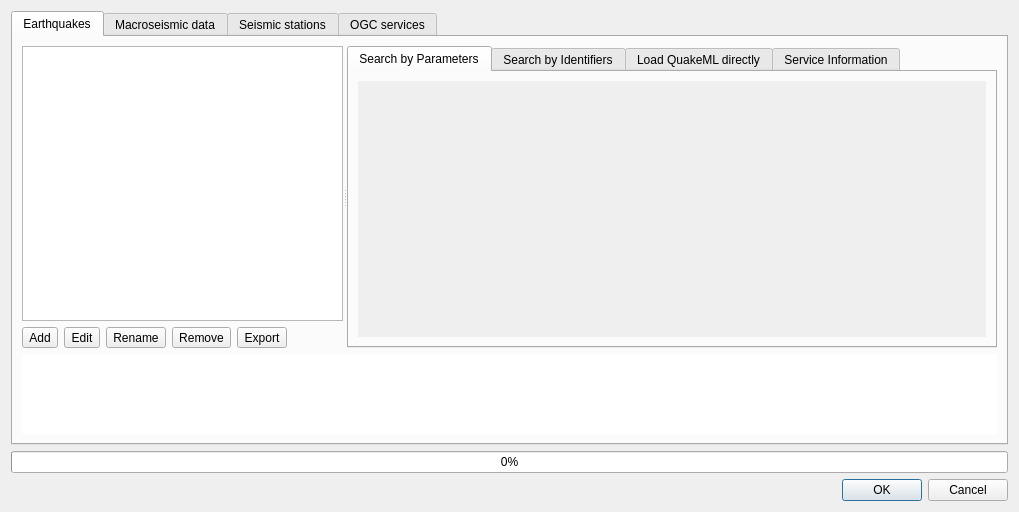
<?xml version="1.0" encoding="UTF-8"?>
<ui version="4.0">
 <class>QQuakeDialogBase</class>
 <widget class="QDialog" name="QQuakeDialogBase">
  <property name="geometry">
   <rect>
    <x>0</x>
    <y>0</y>
    <width>1019</width>
    <height>512</height>
   </rect>
  </property>
  <property name="windowTitle">
   <string>QQuake</string>
  </property>
  <layout class="QVBoxLayout" name="verticalLayout">
   <item>
    <widget class="QTabWidget" name="service_tab_widget">
     <property name="tabPosition">
      <enum>QTabWidget::North</enum>
     </property>
     <property name="currentIndex">
      <number>0</number>
     </property>
     <property name="tabsClosable">
      <bool>false</bool>
     </property>
     <property name="movable">
      <bool>false</bool>
     </property>
     <widget class="QWidget" name="fdsn_event_tab">
      <attribute name="title">
       <string>Earthquakes</string>
      </attribute>
      <layout class="QGridLayout" name="gridLayout_2">
       <item row="0" column="0">
        <widget class="QSplitter" name="splitter">
         <property name="orientation">
          <enum>Qt::Horizontal</enum>
         </property>
         <property name="childrenCollapsible">
          <bool>false</bool>
         </property>
         <widget class="QWidget" name="layoutWidget">
          <layout class="QVBoxLayout" name="verticalLayout_3">
           <item>
            <widget class="QListWidget" name="fdsn_event_list">
             <property name="sizePolicy">
              <sizepolicy hsizetype="Preferred" vsizetype="Expanding">
               <horstretch>0</horstretch>
               <verstretch>0</verstretch>
              </sizepolicy>
             </property>
             <property name="minimumSize">
              <size>
               <width>90</width>
               <height>0</height>
              </size>
             </property>
             <property name="baseSize">
              <size>
               <width>90</width>
               <height>0</height>
              </size>
             </property>
            </widget>
           </item>
           <item>
            <layout class="QHBoxLayout" name="horizontalLayout">
             <item>
              <widget class="QToolButton" name="button_fdsn_new_service">
               <property name="text">
                <string>Add</string>
               </property>
               <property name="popupMode">
                <enum>QToolButton::InstantPopup</enum>
               </property>
              </widget>
             </item>
             <item>
              <widget class="QToolButton" name="button_fdsn_edit_service">
               <property name="text">
                <string>Edit</string>
               </property>
               <property name="popupMode">
                <enum>QToolButton::InstantPopup</enum>
               </property>
              </widget>
             </item>
             <item>
              <widget class="QToolButton" name="button_fdsn_rename_service">
               <property name="text">
                <string>Rename</string>
               </property>
               <property name="popupMode">
                <enum>QToolButton::InstantPopup</enum>
               </property>
              </widget>
             </item>
             <item>
              <widget class="QToolButton" name="button_fdsn_remove_service">
               <property name="text">
                <string>Remove</string>
               </property>
              </widget>
             </item>
             <item>
              <widget class="QToolButton" name="button_fdsn_export_service">
               <property name="text">
                <string>Export</string>
               </property>
               <property name="popupMode">
                <enum>QToolButton::InstantPopup</enum>
               </property>
              </widget>
             </item>
             <item>
              <spacer name="horizontalSpacer">
               <property name="orientation">
                <enum>Qt::Horizontal</enum>
               </property>
               <property name="sizeHint" stdset="0">
                <size>
                 <width>40</width>
                 <height>20</height>
                </size>
               </property>
              </spacer>
             </item>
            </layout>
           </item>
          </layout>
         </widget>
         <widget class="QWidget" name="widget" native="true">
          <property name="minimumSize">
           <size>
            <width>650</width>
            <height>0</height>
           </size>
          </property>
          <property name="baseSize">
           <size>
            <width>0</width>
            <height>0</height>
           </size>
          </property>
          <layout class="QVBoxLayout" name="verticalLayout_11">
           <property name="sizeConstraint">
            <enum>QLayout::SetDefaultConstraint</enum>
           </property>
           <property name="leftMargin">
            <number>0</number>
           </property>
           <property name="topMargin">
            <number>0</number>
           </property>
           <property name="rightMargin">
            <number>0</number>
           </property>
           <property name="bottomMargin">
            <number>0</number>
           </property>
           <item>
            <widget class="QTabWidget" name="fdsn_tab_widget">
             <property name="enabled">
              <bool>true</bool>
             </property>
             <property name="sizePolicy">
              <sizepolicy hsizetype="Preferred" vsizetype="Expanding">
               <horstretch>0</horstretch>
               <verstretch>0</verstretch>
              </sizepolicy>
             </property>
             <property name="currentIndex">
              <number>0</number>
             </property>
             <widget class="QWidget" name="tab_5">
              <attribute name="title">
               <string>Search by Parameters</string>
              </attribute>
              <layout class="QGridLayout" name="gridLayout">
               <item row="0" column="0">
                <widget class="QScrollArea" name="scrollArea">
                 <property name="frameShape">
                  <enum>QFrame::NoFrame</enum>
                 </property>
                 <property name="frameShadow">
                  <enum>QFrame::Plain</enum>
                 </property>
                 <property name="widgetResizable">
                  <bool>true</bool>
                 </property>
                 <widget class="QWidget" name="widget_2">
                  <property name="geometry">
                   <rect>
                    <x>0</x>
                    <y>0</y>
                    <width>628</width>
                    <height>240</height>
                   </rect>
                  </property>
                  <property name="autoFillBackground">
                   <bool>true</bool>
                  </property>
                  <layout class="QVBoxLayout" name="verticalLayout_12">
                   <item>
                    <widget class="QWidget" name="fsdn_event_filter_container" native="true"/>
                   </item>
                  </layout>
                 </widget>
                </widget>
               </item>
              </layout>
             </widget>
             <widget class="QWidget" name="tab_11">
              <attribute name="title">
               <string>Search by Identifiers</string>
              </attribute>
              <layout class="QVBoxLayout" name="verticalLayout_10">
               <item>
                <widget class="QWidget" name="fsdn_by_id_container" native="true"/>
               </item>
              </layout>
             </widget>
             <widget class="QWidget" name="tab_14">
              <attribute name="title">
               <string>Load QuakeML directly</string>
              </attribute>
              <layout class="QVBoxLayout" name="verticalLayout_21">
               <item>
                <widget class="QWidget" name="fsdn_by_url_container" native="true"/>
               </item>
              </layout>
             </widget>
             <widget class="QWidget" name="tab_6">
              <attribute name="title">
               <string>Service Information</string>
              </attribute>
              <layout class="QVBoxLayout" name="verticalLayout_5">
               <item>
                <widget class="QWidget" name="earthquake_service_info_container" native="true"/>
               </item>
              </layout>
             </widget>
            </widget>
           </item>
          </layout>
         </widget>
        </widget>
       </item>
       <item row="1" column="0">
        <widget class="QTextBrowser" name="fsdn_event_url_text_browser">
         <property name="sizePolicy">
          <sizepolicy hsizetype="Expanding" vsizetype="Minimum">
           <horstretch>0</horstretch>
           <verstretch>0</verstretch>
          </sizepolicy>
         </property>
         <property name="minimumSize">
          <size>
           <width>0</width>
           <height>80</height>
          </size>
         </property>
         <property name="maximumSize">
          <size>
           <width>16777215</width>
           <height>80</height>
          </size>
         </property>
         <property name="baseSize">
          <size>
           <width>10</width>
           <height>10</height>
          </size>
         </property>
         <property name="frameShape">
          <enum>QFrame::NoFrame</enum>
         </property>
         <property name="openExternalLinks">
          <bool>true</bool>
         </property>
        </widget>
       </item>
      </layout>
     </widget>
     <widget class="QWidget" name="fdsn_macro_tab">
      <attribute name="title">
       <string>Macroseismic data</string>
      </attribute>
      <layout class="QGridLayout" name="gridLayout_3">
       <item row="0" column="0">
        <widget class="QSplitter" name="splitter_2">
         <property name="orientation">
          <enum>Qt::Horizontal</enum>
         </property>
         <property name="childrenCollapsible">
          <bool>false</bool>
         </property>
         <widget class="QWidget" name="layoutWidget">
          <layout class="QVBoxLayout" name="verticalLayout_19">
           <item>
            <widget class="QListWidget" name="fdsn_macro_list">
             <property name="sizePolicy">
              <sizepolicy hsizetype="Preferred" vsizetype="Expanding">
               <horstretch>0</horstretch>
               <verstretch>0</verstretch>
              </sizepolicy>
             </property>
             <property name="minimumSize">
              <size>
               <width>130</width>
               <height>0</height>
              </size>
             </property>
             <property name="baseSize">
              <size>
               <width>130</width>
               <height>0</height>
              </size>
             </property>
            </widget>
           </item>
           <item>
            <layout class="QHBoxLayout" name="horizontalLayout_2">
             <item>
              <widget class="QToolButton" name="button_macro_new_service">
               <property name="text">
                <string>Add</string>
               </property>
               <property name="popupMode">
                <enum>QToolButton::InstantPopup</enum>
               </property>
              </widget>
             </item>
             <item>
              <widget class="QToolButton" name="button_macro_edit_service">
               <property name="text">
                <string>Edit</string>
               </property>
              </widget>
             </item>
             <item>
              <widget class="QToolButton" name="button_macro_rename_service">
               <property name="text">
                <string>Rename</string>
               </property>
              </widget>
             </item>
             <item>
              <widget class="QToolButton" name="button_macro_remove_service">
               <property name="text">
                <string>Remove</string>
               </property>
              </widget>
             </item>
             <item>
              <widget class="QToolButton" name="button_macro_export_service">
               <property name="text">
                <string>Export</string>
               </property>
              </widget>
             </item>
             <item>
              <spacer name="horizontalSpacer_2">
               <property name="orientation">
                <enum>Qt::Horizontal</enum>
               </property>
               <property name="sizeHint" stdset="0">
                <size>
                 <width>40</width>
                 <height>20</height>
                </size>
               </property>
              </spacer>
             </item>
            </layout>
           </item>
          </layout>
         </widget>
         <widget class="QWidget" name="widget_3" native="true">
          <layout class="QVBoxLayout" name="verticalLayout_13">
           <property name="leftMargin">
            <number>0</number>
           </property>
           <property name="topMargin">
            <number>0</number>
           </property>
           <property name="rightMargin">
            <number>0</number>
           </property>
           <property name="bottomMargin">
            <number>0</number>
           </property>
           <item>
            <widget class="QTabWidget" name="macro_tab_widget">
             <property name="minimumSize">
              <size>
               <width>600</width>
               <height>0</height>
              </size>
             </property>
             <property name="currentIndex">
              <number>2</number>
             </property>
             <widget class="QWidget" name="tab_3">
              <attribute name="title">
               <string>Search by Parameters</string>
              </attribute>
              <layout class="QVBoxLayout" name="verticalLayout_40">
               <item>
                <widget class="QScrollArea" name="scrollArea_2">
                 <property name="frameShape">
                  <enum>QFrame::NoFrame</enum>
                 </property>
                 <property name="frameShadow">
                  <enum>QFrame::Plain</enum>
                 </property>
                 <property name="widgetResizable">
                  <bool>true</bool>
                 </property>
                 <widget class="QWidget" name="scrollAreaWidgetContents">
                  <property name="geometry">
                   <rect>
                    <x>0</x>
                    <y>0</y>
                    <width>584</width>
                    <height>240</height>
                   </rect>
                  </property>
                  <layout class="QVBoxLayout" name="verticalLayout_14">
                   <item>
                    <widget class="QWidget" name="macro_filter_container" native="true"/>
                   </item>
                  </layout>
                 </widget>
                </widget>
               </item>
              </layout>
             </widget>
             <widget class="QWidget" name="tab_12">
              <attribute name="title">
               <string>Search by Identifiers</string>
              </attribute>
              <layout class="QVBoxLayout" name="verticalLayout_15">
               <item>
                <widget class="QWidget" name="macro_by_id_container" native="true"/>
               </item>
              </layout>
             </widget>
             <widget class="QWidget" name="tab_15">
              <attribute name="title">
               <string>Load QuakeML directly</string>
              </attribute>
              <layout class="QVBoxLayout" name="verticalLayout_22">
               <item>
                <widget class="QWidget" name="macro_by_url_container" native="true"/>
               </item>
              </layout>
             </widget>
             <widget class="QWidget" name="tab_4">
              <attribute name="title">
               <string>Service Information</string>
              </attribute>
              <layout class="QVBoxLayout" name="verticalLayout_6">
               <item>
                <widget class="QWidget" name="macro_service_info_container" native="true"/>
               </item>
              </layout>
             </widget>
            </widget>
           </item>
          </layout>
         </widget>
        </widget>
       </item>
       <item row="1" column="0">
        <widget class="QTextBrowser" name="fdsn_macro_url_text_browser">
         <property name="minimumSize">
          <size>
           <width>0</width>
           <height>80</height>
          </size>
         </property>
         <property name="maximumSize">
          <size>
           <width>16777215</width>
           <height>80</height>
          </size>
         </property>
         <property name="frameShape">
          <enum>QFrame::NoFrame</enum>
         </property>
         <property name="openExternalLinks">
          <bool>true</bool>
         </property>
        </widget>
       </item>
      </layout>
     </widget>
     <widget class="QWidget" name="tab">
      <attribute name="title">
       <string>Seismic stations</string>
      </attribute>
      <layout class="QGridLayout" name="gridLayout_5">
       <item row="0" column="0">
        <widget class="QSplitter" name="splitter_3">
         <property name="orientation">
          <enum>Qt::Horizontal</enum>
         </property>
         <property name="childrenCollapsible">
          <bool>false</bool>
         </property>
         <widget class="QWidget" name="layoutWidget">
          <layout class="QVBoxLayout" name="verticalLayout_2">
           <item>
            <widget class="QListWidget" name="fdsn_station_list">
             <property name="sizePolicy">
              <sizepolicy hsizetype="Preferred" vsizetype="Expanding">
               <horstretch>0</horstretch>
               <verstretch>0</verstretch>
              </sizepolicy>
             </property>
            </widget>
           </item>
           <item>
            <layout class="QHBoxLayout" name="horizontalLayout_3">
             <item>
              <widget class="QToolButton" name="button_station_new_service">
               <property name="text">
                <string>Add</string>
               </property>
               <property name="popupMode">
                <enum>QToolButton::InstantPopup</enum>
               </property>
              </widget>
             </item>
             <item>
              <widget class="QToolButton" name="button_station_edit_service">
               <property name="text">
                <string>Edit</string>
               </property>
              </widget>
             </item>
             <item>
              <widget class="QToolButton" name="button_station_rename_service">
               <property name="text">
                <string>Rename</string>
               </property>
              </widget>
             </item>
             <item>
              <widget class="QToolButton" name="button_station_remove_service">
               <property name="text">
                <string>Remove</string>
               </property>
              </widget>
             </item>
             <item>
              <widget class="QToolButton" name="button_station_export_service">
               <property name="text">
                <string>Export</string>
               </property>
              </widget>
             </item>
             <item>
              <spacer name="horizontalSpacer_3">
               <property name="orientation">
                <enum>Qt::Horizontal</enum>
               </property>
               <property name="sizeHint" stdset="0">
                <size>
                 <width>40</width>
                 <height>20</height>
                </size>
               </property>
              </spacer>
             </item>
            </layout>
           </item>
          </layout>
         </widget>
         <widget class="QWidget" name="widget_4" native="true">
          <property name="minimumSize">
           <size>
            <width>600</width>
            <height>0</height>
           </size>
          </property>
          <layout class="QVBoxLayout" name="verticalLayout_16">
           <property name="leftMargin">
            <number>0</number>
           </property>
           <property name="topMargin">
            <number>0</number>
           </property>
           <property name="rightMargin">
            <number>0</number>
           </property>
           <property name="bottomMargin">
            <number>0</number>
           </property>
           <item>
            <widget class="QTabWidget" name="fdsnstation_tab_widget">
             <property name="currentIndex">
              <number>1</number>
             </property>
             <widget class="QWidget" name="tab_9">
              <attribute name="title">
               <string>Search by Parameters</string>
              </attribute>
              <layout class="QVBoxLayout" name="verticalLayout_8">
               <item>
                <widget class="QScrollArea" name="scrollArea_3">
                 <property name="frameShape">
                  <enum>QFrame::NoFrame</enum>
                 </property>
                 <property name="frameShadow">
                  <enum>QFrame::Plain</enum>
                 </property>
                 <property name="widgetResizable">
                  <bool>true</bool>
                 </property>
                 <widget class="QWidget" name="scrollAreaWidgetContents_2">
                  <property name="geometry">
                   <rect>
                    <x>0</x>
                    <y>0</y>
                    <width>578</width>
                    <height>240</height>
                   </rect>
                  </property>
                  <layout class="QVBoxLayout" name="verticalLayout_17">
                   <item>
                    <widget class="QWidget" name="station_filter_container" native="true"/>
                   </item>
                  </layout>
                 </widget>
                </widget>
               </item>
              </layout>
             </widget>
             <widget class="QWidget" name="tab_13">
              <attribute name="title">
               <string>Search by Identifiers</string>
              </attribute>
              <layout class="QVBoxLayout" name="verticalLayout_18">
               <item>
                <widget class="QWidget" name="station_by_id_container" native="true"/>
               </item>
              </layout>
             </widget>
             <widget class="QWidget" name="tab_10">
              <attribute name="title">
               <string>Service Information</string>
              </attribute>
              <layout class="QVBoxLayout" name="verticalLayout_9">
               <item>
                <widget class="QWidget" name="station_service_info_container" native="true"/>
               </item>
              </layout>
             </widget>
            </widget>
           </item>
          </layout>
         </widget>
        </widget>
       </item>
       <item row="1" column="0">
        <widget class="QTextBrowser" name="fdsn_station_url_text_browser">
         <property name="minimumSize">
          <size>
           <width>0</width>
           <height>80</height>
          </size>
         </property>
         <property name="maximumSize">
          <size>
           <width>16777215</width>
           <height>80</height>
          </size>
         </property>
         <property name="frameShape">
          <enum>QFrame::NoFrame</enum>
         </property>
         <property name="openExternalLinks">
          <bool>true</bool>
         </property>
        </widget>
       </item>
      </layout>
     </widget>
     <widget class="QWidget" name="tab_2">
      <attribute name="title">
       <string>OGC services</string>
      </attribute>
      <layout class="QGridLayout" name="gridLayout_6">
       <item row="0" column="0">
        <widget class="QSplitter" name="splitter_4">
         <property name="orientation">
          <enum>Qt::Horizontal</enum>
         </property>
         <property name="childrenCollapsible">
          <bool>false</bool>
         </property>
         <widget class="QWidget" name="layoutWidget">
          <layout class="QVBoxLayout" name="verticalLayout_20">
           <item>
            <widget class="QComboBox" name="ogc_combo"/>
           </item>
           <item>
            <widget class="QListWidget" name="ogc_list">
             <property name="sizePolicy">
              <sizepolicy hsizetype="Preferred" vsizetype="Expanding">
               <horstretch>0</horstretch>
               <verstretch>0</verstretch>
              </sizepolicy>
             </property>
            </widget>
           </item>
           <item>
            <layout class="QHBoxLayout" name="horizontalLayout_4">
             <property name="bottomMargin">
              <number>0</number>
             </property>
             <item>
              <widget class="QToolButton" name="button_ogc_new_service">
               <property name="text">
                <string>Add</string>
               </property>
               <property name="popupMode">
                <enum>QToolButton::InstantPopup</enum>
               </property>
              </widget>
             </item>
             <item>
              <widget class="QToolButton" name="button_ogc_edit_service">
               <property name="text">
                <string>Edit</string>
               </property>
              </widget>
             </item>
             <item>
              <widget class="QToolButton" name="button_ogc_rename_service">
               <property name="text">
                <string>Rename</string>
               </property>
              </widget>
             </item>
             <item>
              <widget class="QToolButton" name="button_ogc_remove_service">
               <property name="text">
                <string>Remove</string>
               </property>
              </widget>
             </item>
             <item>
              <widget class="QToolButton" name="button_ogc_export_service">
               <property name="text">
                <string>Export</string>
               </property>
              </widget>
             </item>
             <item>
              <spacer name="horizontalSpacer_4">
               <property name="orientation">
                <enum>Qt::Horizontal</enum>
               </property>
               <property name="sizeHint" stdset="0">
                <size>
                 <width>40</width>
                 <height>20</height>
                </size>
               </property>
              </spacer>
             </item>
            </layout>
           </item>
          </layout>
         </widget>
         <widget class="QScrollArea" name="scrollArea_4">
          <property name="minimumSize">
           <size>
            <width>600</width>
            <height>0</height>
           </size>
          </property>
          <property name="widgetResizable">
           <bool>true</bool>
          </property>
          <widget class="QWidget" name="scrollAreaWidgetContents_4">
           <property name="geometry">
            <rect>
             <x>0</x>
             <y>0</y>
             <width>598</width>
             <height>375</height>
            </rect>
           </property>
           <layout class="QGridLayout" name="gridLayout_4">
            <item row="0" column="0">
             <widget class="QTabWidget" name="tabWidget_3">
              <property name="currentIndex">
               <number>1</number>
              </property>
              <widget class="QWidget" name="tab_7">
               <attribute name="title">
                <string>Service Configuration</string>
               </attribute>
               <layout class="QVBoxLayout" name="verticalLayout_4">
                <item>
                 <widget class="QWidget" name="ogc_widget_container" native="true"/>
                </item>
               </layout>
              </widget>
              <widget class="QWidget" name="tab_8">
               <attribute name="title">
                <string>Service Information</string>
               </attribute>
               <layout class="QVBoxLayout" name="verticalLayout_7">
                <item>
                 <widget class="QWidget" name="ogc_service_info_container" native="true"/>
                </item>
               </layout>
              </widget>
             </widget>
            </item>
           </layout>
          </widget>
         </widget>
        </widget>
       </item>
      </layout>
     </widget>
    </widget>
   </item>
   <item>
    <widget class="QProgressBar" name="progressBar">
     <property name="value">
      <number>0</number>
     </property>
    </widget>
   </item>
   <item>
    <widget class="QDialogButtonBox" name="button_box">
     <property name="orientation">
      <enum>Qt::Horizontal</enum>
     </property>
     <property name="standardButtons">
      <set>QDialogButtonBox::Cancel|QDialogButtonBox::Ok</set>
     </property>
    </widget>
   </item>
  </layout>
 </widget>
 <resources/>
 <connections>
  <connection>
   <sender>button_box</sender>
   <signal>rejected()</signal>
   <receiver>QQuakeDialogBase</receiver>
   <slot>reject()</slot>
   <hints>
    <hint type="sourcelabel">
     <x>29</x>
     <y>587</y>
    </hint>
    <hint type="destinationlabel">
     <x>20</x>
     <y>20</y>
    </hint>
   </hints>
  </connection>
 </connections>
</ui>
